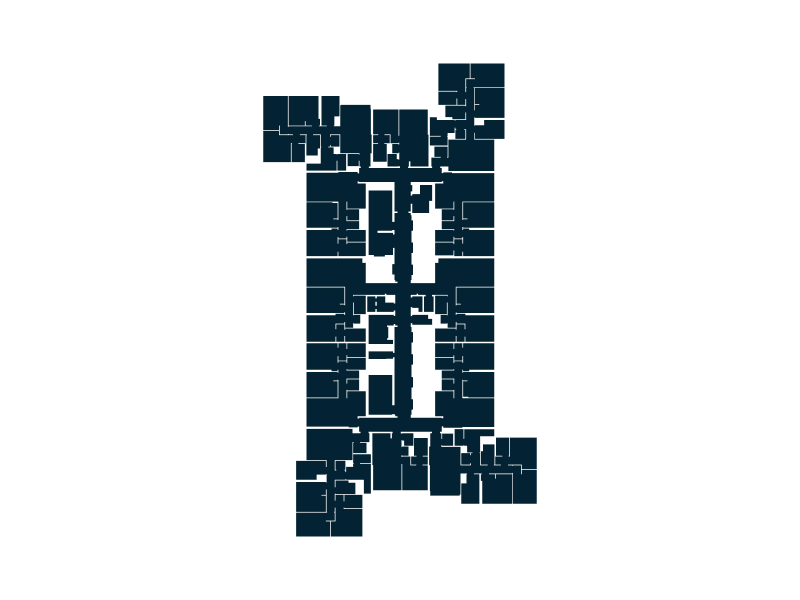

The notebook cell saved with this chart:
### Markdown cell above
## 16a. Degree Centrality (Connectivity)
Number of direct connections per node — predicts local movement intensity.

### Code cell
centrality_list = Graph.DegreeCentrality(analysis_graph, colorScale="thermal")
reset_dictionaries(shell)
faces = Topology.Faces(shell)
_     = transfer_dicts_by_key(faces, g_verts, "face_id")

Topology.Show(faces,
              faceColorKey    = "dc_color",
              faceOpacity     = 1,
              showEdges       = False,
              showVertices    = False,
              camera          = [0, 0, 6],
              backgroundColor = "white",
              width           = 800,
              height          = 600,
              renderer        = renderer)
